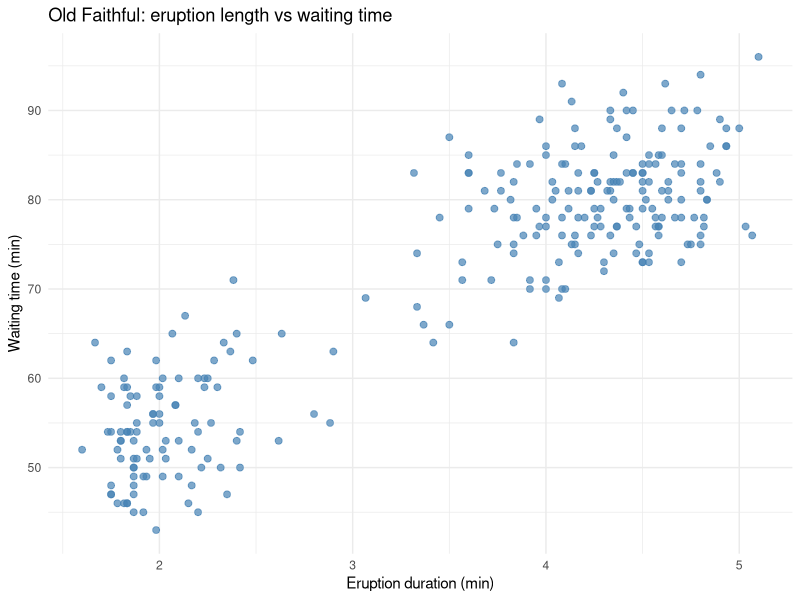
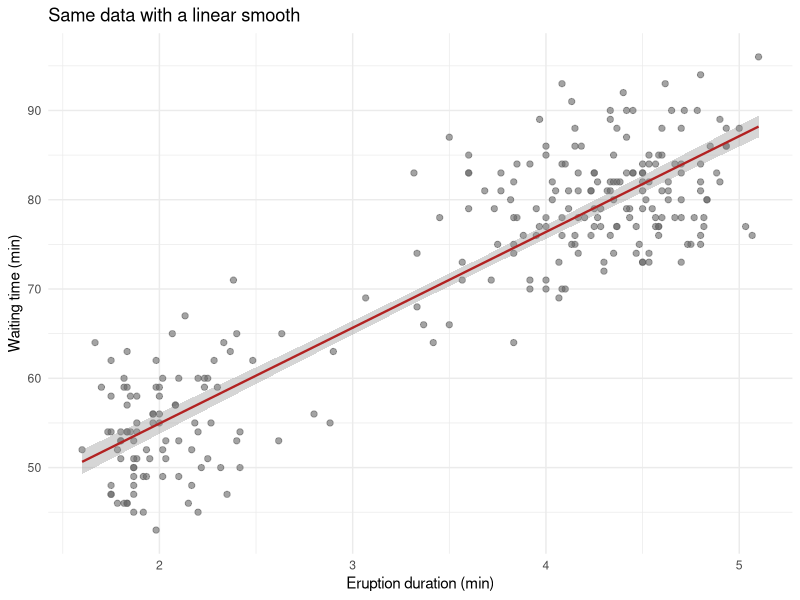

R code for these plots, in order:
## ---- chunk 1
#| label: day01-rstudio-setup
#| include: false
suppressPackageStartupMessages({
  library(tidyverse)
})
theme_set(theme_classic())
knitr::opts_chunk$set(
  message = FALSE,
  warning = FALSE,
  fig.align = "center",
  out.width = "100%",
  dpi = 120
)
## ---- chunk 2
#| label: day01-rstudio-load
#| echo: true
library(tidyverse)

faithful_df <- as_tibble(faithful)
## ---- chunk 3
#| label: day01-rstudio-glimpse
#| echo: true
glimpse(faithful_df)
## ---- chunk 4
#| label: day01-rstudio-plot-scatter
#| echo: true
#| fig-height: 4.5
#| fig-width: 8
ggplot(faithful_df, aes(x = eruptions, y = waiting)) +
  geom_point(alpha = 0.7, size = 2, color = "steelblue") +
  labs(
    title = "Old Faithful: eruption length vs waiting time",
    x = "Eruption duration (min)",
    y = "Waiting time (min)"
  ) +
  theme_minimal()
## ---- chunk 5
#| label: day01-rstudio-plot-facet
#| echo: true
#| fig-height: 4.2
#| fig-width: 8
ggplot(faithful_df, aes(x = eruptions, y = waiting)) +
  geom_point(alpha = 0.6, size = 1.8, color = "gray40") +
  geom_smooth(method = "lm", se = TRUE, color = "firebrick", linewidth = 0.8) +
  labs(
    title = "Same data with a linear smooth",
    x = "Eruption duration (min)",
    y = "Waiting time (min)"
  ) +
  theme_minimal()
